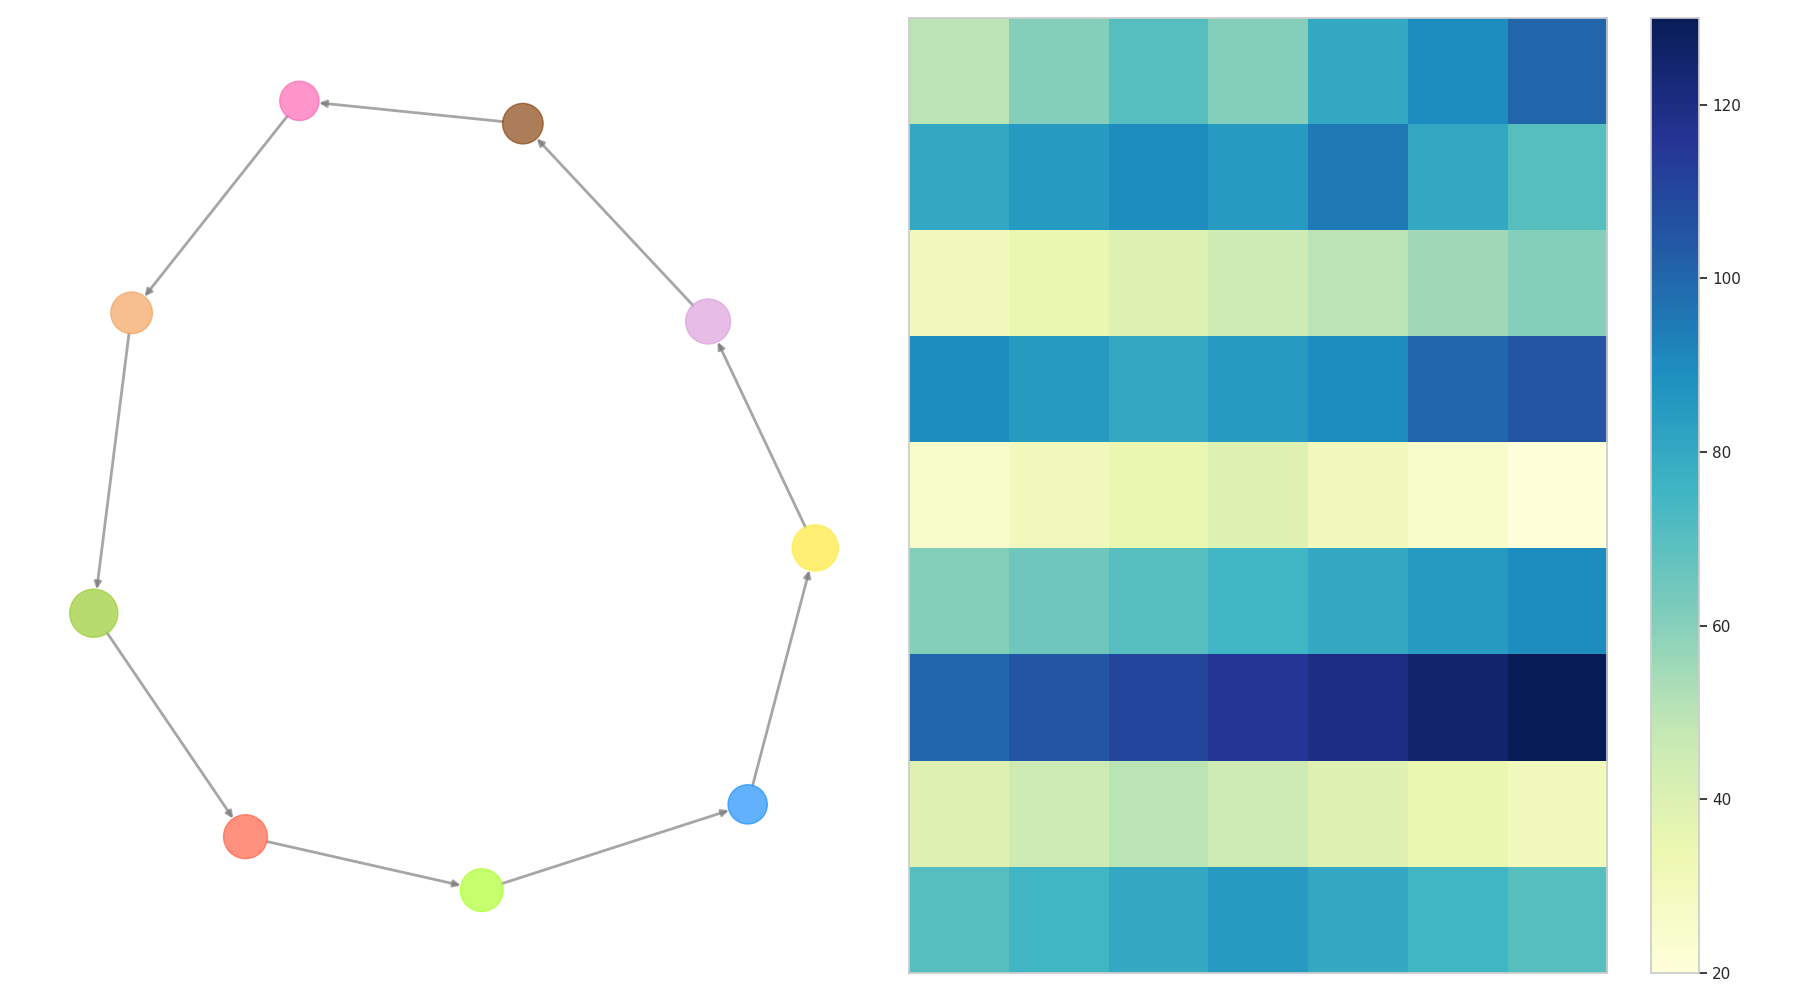

Python code for this plot:
import matplotlib.pyplot as plt
import networkx as nx
import numpy as np

features = [
    "Playground", "Picnic Area", "Fountain", "Walking Path", 
    "Dog Park", "Garden", "Amphitheater", "Restrooms", "Food Stall"
]

connections = [
    ("Playground", "Picnic Area"),
    ("Picnic Area", "Garden"),
    ("Garden", "Fountain"),
    ("Fountain", "Walking Path"),
    ("Walking Path", "Amphitheater"),
    ("Amphitheater", "Restrooms"),
    ("Restrooms", "Food Stall"),
    ("Food Stall", "Dog Park"),
    ("Dog Park", "Playground")
]

# Create a directed graph
G = nx.DiGraph()
G.add_nodes_from(features)
G.add_edges_from(connections)

pos = nx.spring_layout(G, seed=42)
node_colors = ['#9acd32', '#ff6347', '#1e90ff', '#ffeb3b', '#f4a460', '#adff2f', '#dda0dd', '#8b4513', '#ff69b4']
node_sizes = [1200, 1000, 800, 1100, 900, 950, 1050, 850, 800]

visitor_interactions = np.array([
    [50, 60, 70, 60, 80, 90, 100],
    [80, 85, 90, 85, 95, 80, 70],
    [30, 35, 40, 45, 50, 55, 60],
    [90, 85, 80, 85, 90, 100, 105],
    [25, 30, 35, 40, 30, 25, 20],
    [60, 65, 70, 75, 80, 85, 90],
    [100, 105, 110, 115, 120, 125, 130],
    [40, 45, 50, 45, 40, 35, 30],
    [70, 75, 80, 85, 80, 75, 70]
])

days = ["Mon", "Tue", "Wed", "Thu", "Fri", "Sat", "Sun"]

fig, axes = plt.subplots(1, 2, figsize=(18, 10))

# Draw directed graph
nx.draw(G, pos, with_labels=False, node_color=node_colors, node_size=node_sizes,
        edge_color='gray', width=2.0, alpha=0.7, ax=axes[0], arrows=True)

axes[1].imshow(visitor_interactions, cmap='YlGnBu', aspect='auto')

fig.colorbar(axes[1].images[0], ax=axes[1], orientation='vertical')

for ax in axes:
    ax.set_xticks([])
    ax.set_yticks([])

plt.tight_layout()
plt.show()
